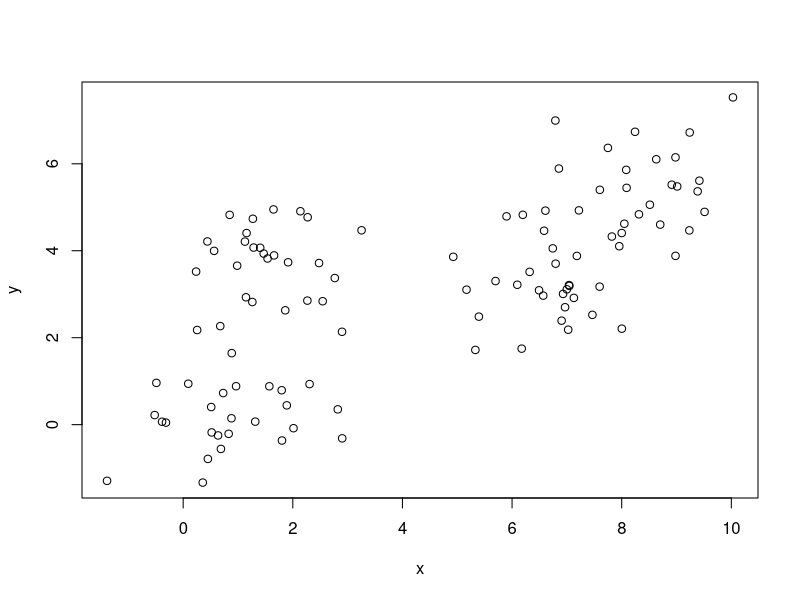
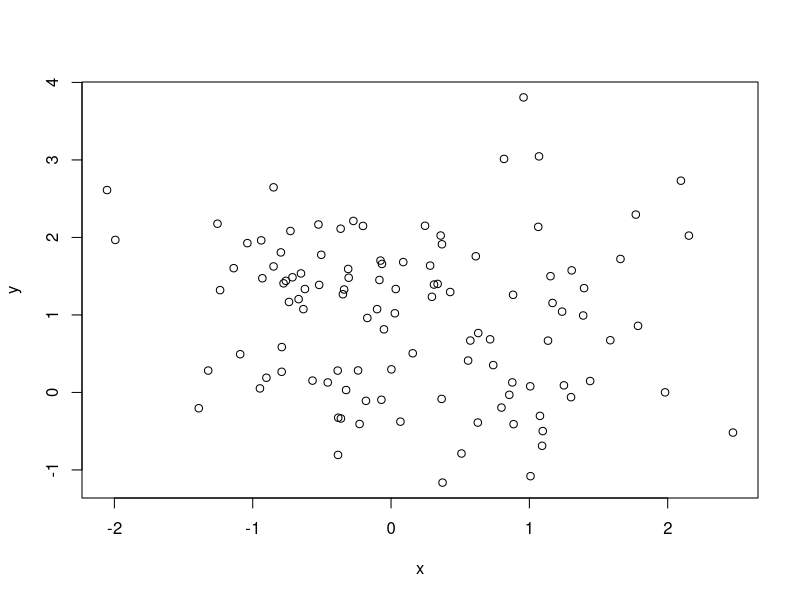

Recreate these plots in R, in order. (Note: this script raises an error after producing the figures.)
#plotting the datapoints from normal distribution with 4 centroids
#1st plot of cluster
n = 110
g = 4 
set.seed(7)
d <- data.frame(x = unlist(lapply(1:g, function(i) rnorm(n/g, runif(1)*i^2))), 
                y = unlist(lapply(1:g, function(i) rnorm(n/g, runif(1)*i^2))))
plot(d)


#plotting the datapoints from normal distribution with 1 centroid
#2nd plot for cluster
n = 110
g = 1 
set.seed(2)
d <- data.frame(x = unlist(lapply(1:g, function(i) rnorm(n/g, runif(1)*i^2))), 
                y = unlist(lapply(1:g, function(i) rnorm(n/g, runif(1)*i^2))))
plot(d)

#elbow plot for cluster
data <- d
fvalue <- (nrow(data)-1)*sum(apply(data,2,var))
for (i in 2:15) wss[i] <- sum(kmeans(data,
                                     centers=i)$withinss)
plot(1:15, fvalue, type="b", xlab="Number of Clusters",
     ylab="sum square of difference between cluster c(i) and x(i)")
